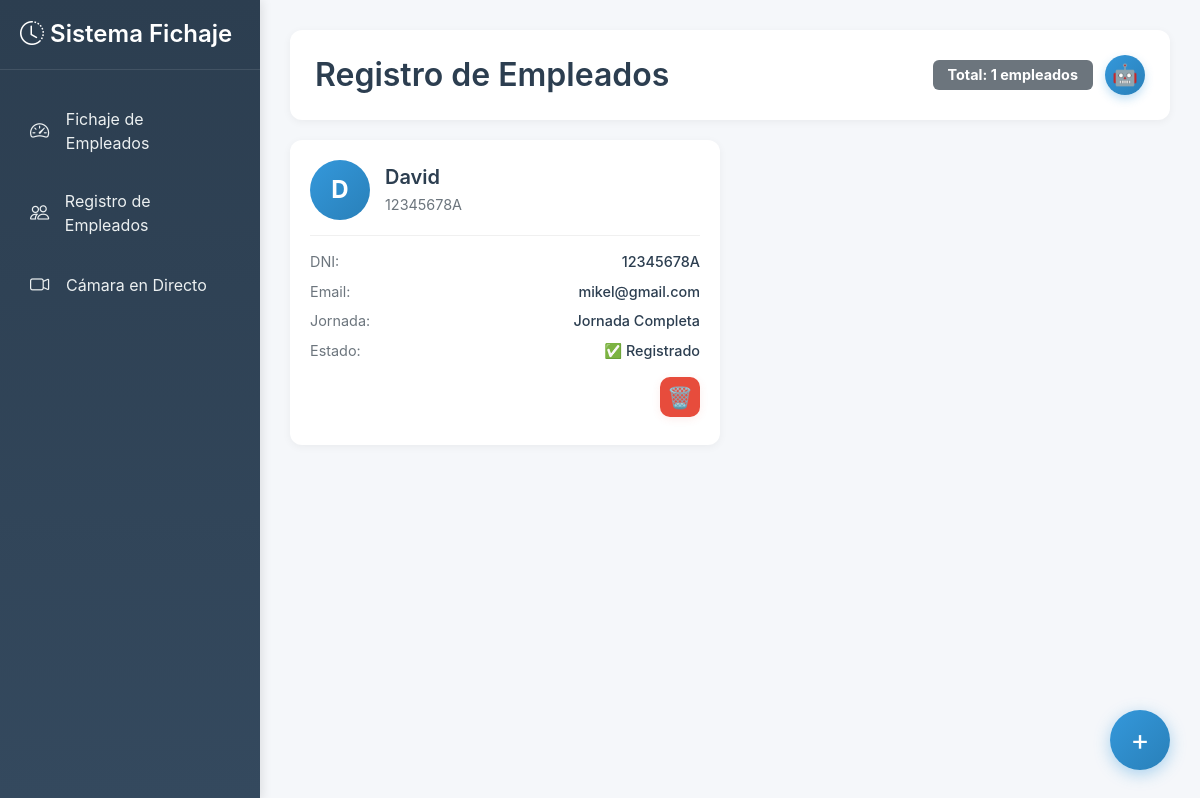
The page /registro_empleados on the database as committed earlier.
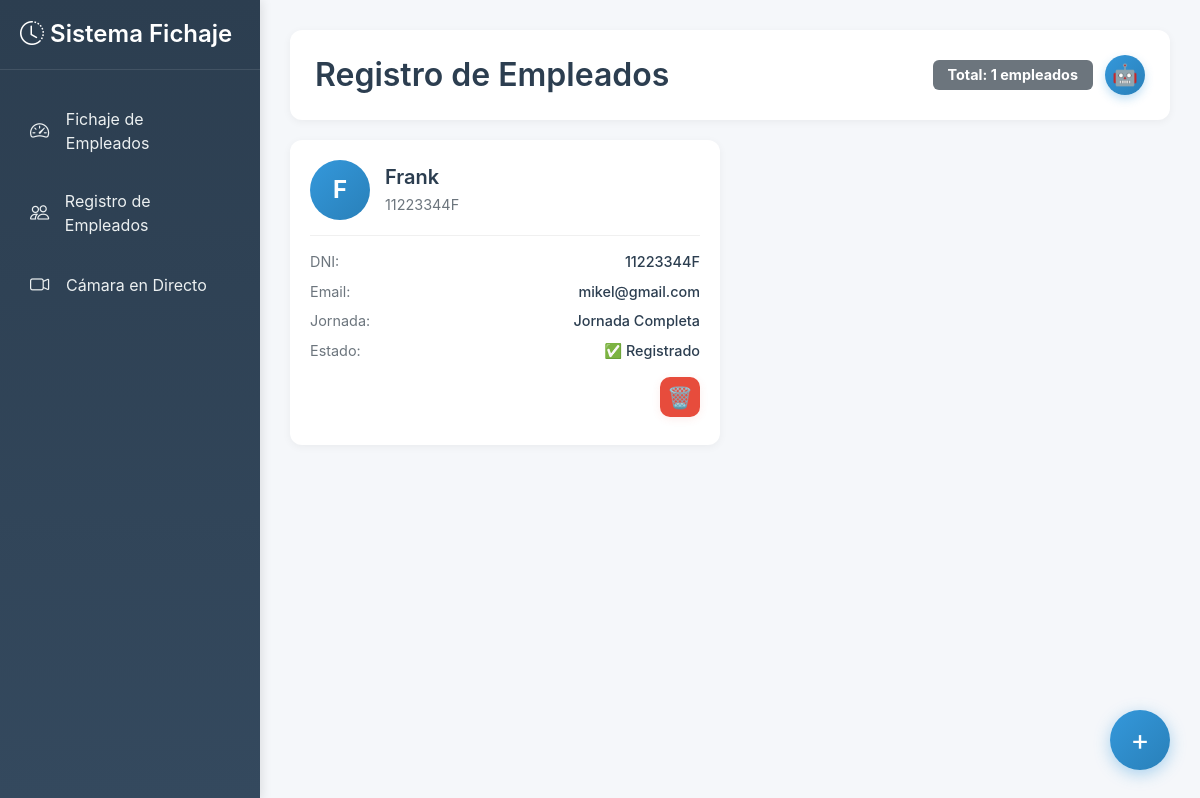
The same page on the database as committed later.
### core/bd/bd_create.py (models this page shows, shortened)
class Empleado(db.Model):
    __tablename__ = "empleados"
    dni = db.Column(db.String(9), primary_key=True)
    nombre = db.Column(db.String(100), nullable=False)
    email = db.Column(db.String(120), unique=True, nullable=False)
    jornada = db.Column(db.Integer, nullable=False)  # Horas de jornada (4, 6, 8)
    minutos_trabajados = db.Column(db.Integer, default=0)  # Total acumulado en minutos
    estado = db.Column(db.String(20), default='out')  # 'out', 'working', 'completado'
    path_image = db.Column(db.String, nullable=False)
    hora_entrada = db.Column(db.DateTime, nullable=True)  # Timestamp de entrada
    minutos_sesion_actual = db.Column(db.Integer, default=0)  # Minutos de la sesión actual

### web/routes/main_routes.py (the view)
@main_bp.route('/registro_empleados')
def registro_empleados():
    return render_template('registro_empleados.html', employees=obtener_empleados_lista())

### core/bd/bd_functions.py (called while the page is built)
def obtener_empleados_lista():
    engine = create_engine(Config.SQLALCHEMY_DATABASE_URI)
    Session = sessionmaker(bind=engine)
    session = Session()
    try:
        empleados = session.query(Empleado).all()
        return empleados
    except Exception as e:
        print(f"Error al obtener empleados: {e}")
        return []
    finally:
        session.close()

### templates/registro_empleados.html (shortened to what this page needs)
{% extends "base.html" %}
{% block content %}
<div class="header-section">
    <h2>Registro de Empleados</h2>
    <div class="header-buttons">
        <span class="badge bg-secondary" style="padding: 8px 15px; font-size: 0.9rem;">
            Total: {{ employees|length if employees else 0 }} empleados
        </span>
        <button class="entrenar-modelo-btn" onclick="entrenarModelo()">🤖</button>
    </div>
</div>
<div class="employees-grid">
    {% if employees %}
        {% for employee in employees %}
        <div class="employee-card">
            <div class="employee-card-header">
                <div class="employee-card-avatar">
                    {{ employee.nombre[0]|upper }}{{ employee.nombre.split()[1][0]|upper if employee.nombre.split()|length > 1 else '' }}
                </div>
                <div class="employee-card-info">
                    <h5>{{ employee.nombre }}</h5>
                    <p>{{ employee.dni }}</p>
                </div>
            </div>
            <div class="employee-card-details">
                <div class="detail-row">
                    <span class="detail-label">DNI:</span>
                    <span class="detail-value">{{ employee.dni }}</span>
                </div>
                <div class="detail-row">
                    <span class="detail-label">Email:</span>
                    <span class="detail-value">{{ employee.email }}</span>
                </div>
                <div class="detail-row">
                    <span class="detail-label">Jornada:</span>
                    <span class="detail-value">
                        {% if employee.jornada == 8 %}Jornada Completa{% elif employee.jornada == 4 %}Jornada Parcial{% elif employee.jornada == 6 %}Jornada Intensiva{% else %}{{ employee.jornada }}{% endif %}
                    </span>
                </div>
                <div class="detail-row">
                    <span class="detail-label">Estado:</span>
                    <span class="detail-value">✅ Registrado</span>
                </div>
                <div class="detail-row" style="justify-content: flex-end;">
                    <button class="delete-employee-btn" title="Eliminar empleado" onclick="deleteEmployee('{{ employee.dni }}')">
                        🗑️
                    </button>
                </div>
            </div>
        </div>
        {% endfor %}
    {% endif %}
</div>
<button class="add-employee-btn" onclick="openModal()">+</button>
{% endblock %}

### templates/base.html (shortened to what this page needs)
<!DOCTYPE html>
<html lang="es">
<head>
    <link href="https://cdn.jsdelivr.net/npm/bootstrap@5.3.0/dist/css/bootstrap.min.css" rel="stylesheet">
    <link rel="stylesheet" href="https://cdn.jsdelivr.net/npm/bootstrap-icons@1.11.0/font/bootstrap-icons.css">
</head>
<body>
    <div class="sidebar" id="sidebar">
        <div class="sidebar-header">
            <h4><i class="bi bi-clock-history"></i> Sistema Fichaje</h4>
        </div>
        <nav class="nav flex-column">
            <div class="nav-item">
                <a href="{{ url_for('main.dashboard') }}" class="nav-link {% if request.endpoint == 'dashboard' %}active{% endif %}">
                    <i class="bi bi-speedometer2"></i>
                    <span>Fichaje de Empleados</span>
                </a>
            </div>
            <div class="nav-item">
                <a href="{{ url_for('main.registro_empleados') }}" class="nav-link {% if request.endpoint == 'registro_empleados' %}active{% endif %}">
                    <i class="bi bi-people"></i>
                    <span>Registro de Empleados</span>
                </a>
            </div>
            <div class="nav-item">
                <a href="{{ url_for('main.camara') }}" class="nav-link {% if request.endpoint == 'camara_directo' %}active{% endif %}">
                    <i class="bi bi-camera-video"></i>
                    <span>Cámara en Directo</span>
                </a>
            </div>
        </nav>
    </div>
    <div class="main-content">
        {% block content %}{% endblock %}
    </div>
</body>
</html>

### templates/base.html (style rules this page uses)
body { font-family: -apple-system, BlinkMacSystemFont, 'Segoe UI', Roboto, Oxygen, Ubuntu, Cantarell, sans-serif; background-color: #f5f7fa; }
.sidebar { position: fixed; top: 0; left: 0; height: 100vh; width: 260px; background: linear-gradient(180deg, #2c3e50 0%, #34495e 100%); padding: 20px 0; box-shadow: 2px 0 10px rgba(0,0,0,0.1); z-index: 1000; transition: transform 0.3s ease; }
.sidebar-header { padding: 0 20px 20px; border-bottom: 1px solid rgba(255,255,255,0.1); margin-bottom: 20px; }
.sidebar-header h4 { color: #fff; font-weight: 600; margin: 0; }
.nav-item { margin: 5px 15px; }
.nav-link { color: #ecf0f1; padding: 12px 15px; border-radius: 8px; display: flex; align-items: center; transition: all 0.3s; text-decoration: none; }
.nav-link i { margin-right: 12px; font-size: 1.2rem; width: 24px; }
.main-content { margin-left: 260px; padding: 30px; min-height: 100vh; }

### templates/registro_empleados.html (style rules this page uses)
.delete-employee-btn { background: #e74c3c; border: none; color: white; font-size: 1.3rem; border-radius: 10px; width: 40px; height: 40px; display: flex; align-items: center; justify-content: center; box-shadow: 0 2px 8px rgba(231,76,60,0.10); transition: transform 0.18s, box-shadow 0.18s; cursor: pointer; margin-top: 8px; }
.header-section { background: white; padding: 25px; border-radius: 12px; box-shadow: 0 2px 8px rgba(0,0,0,0.05); margin-bottom: 30px; display: flex; justify-content: space-between; align-items: center; }
.header-section h2 { margin: 0; color: #2c3e50; font-weight: 600; }
.employees-grid { display: grid; grid-template-columns: repeat(auto-fill, minmax(300px, 1fr)); gap: 20px; margin-bottom: 80px; }
.employee-card { background: white; border-radius: 12px; box-shadow: 0 2px 8px rgba(0,0,0,0.05); padding: 20px; transition: transform 0.2s, box-shadow 0.2s; cursor: pointer; }
.employee-card-header { display: flex; align-items: center; gap: 15px; margin-bottom: 15px; }
.employee-card-avatar { width: 60px; height: 60px; border-radius: 50%; background: linear-gradient(135deg, #3498db 0%, #2980b9 100%); color: white; display: flex; align-items: center; justify-content: center; font-size: 1.5rem; font-weight: bold; }
.employee-card-info h5 { margin: 0; color: #2c3e50; font-weight: 600; }
.employee-card-info p { margin: 5px 0 0; color: #6c757d; font-size: 0.9rem; }
.employee-card-details { border-top: 1px solid #f0f0f0; padding-top: 15px; }
.detail-row { display: flex; justify-content: space-between; margin-bottom: 8px; font-size: 0.9rem; }
.detail-label { color: #6c757d; }
.detail-value { color: #2c3e50; font-weight: 500; }
.add-employee-btn { position: fixed; bottom: 30px; right: 30px; width: 60px; height: 60px; border-radius: 50%; background: linear-gradient(135deg, #3498db 0%, #2980b9 100%); color: white; border: none; box-shadow: 0 4px 16px rgba(52,152,219,0.4); font-size: 1.8rem; display: flex; align-items: center; justify-content: center; cursor: pointer; transition: transform 0.2s, box-shadow 0.2s; z-index: 999; }
.header-section { display: flex; justify-content: space-between; align-items: center; margin-bottom: 20px; }
.header-buttons { display: flex; align-items: center; gap: 12px; }
.entrenar-modelo-btn { width: 40px; height: 40px; border-radius: 50%; background: linear-gradient(135deg, #3498db 0%, #2980b9 100%); color: white; border: none; font-size: 1.3rem; display: flex; justify-content: center; align-items: center; cursor: pointer; box-shadow: 0 4px 10px rgba(52,152,219,0.3); transition: transform 0.2s ease; }

Rows that differ between the two databases and show on the page:
removed Empleado: nombre "D", nombre "David", dni "12345678A", email "mikel@gmail.com", jornada "Jornada Completa"
added Empleado: nombre "F", nombre "Frank", dni "11223344F", email "mikel@gmail.com", jornada "Jornada Completa"
